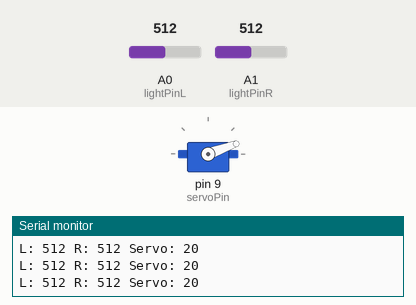
The sketch below on a simulated Arduino Uno, built with avr-gcc and run on an emulated ATmega328P. On the bench: servo, the last lines printed to the serial monitor. The inputs (shaded band) are chosen by the test bench; at power-on: A1 (lightPinR) = 512, A0 (lightPinL) = 512.

Above: at 1.7 s.
1.8 s: A1 (lightPinR) set to 537
At 2.58 s:
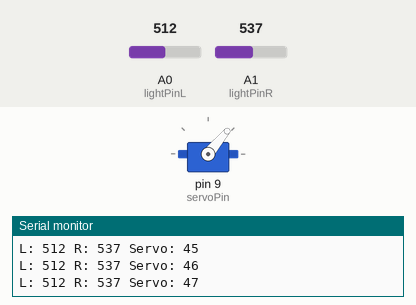
4.8 s: A0 (lightPinL) set to 536
At 5.7 s:
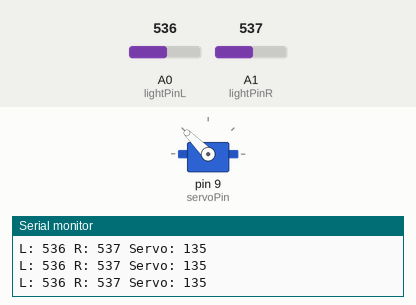
7.8 s: A0 (lightPinL) set to 10
At 9.3 s:
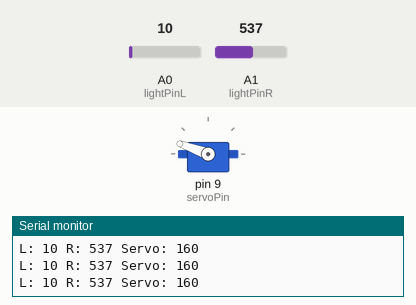
9.9 s: A1 (lightPinR) set to 985
11.4 s: A1 (lightPinR) set to 1014
Timing chart, 0 to 14.4 s (numbered marks = the images above; inputs shaded):
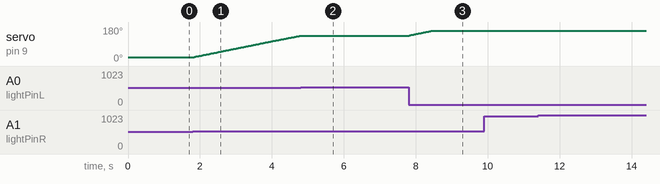

Measured:
- the behaviour switches between 522 and 523 on A1 (lightPinR) (found by bisection; images 0 and 1)
- the behaviour switches between 526 and 527 on A0 (lightPinL) (found by bisection; images 1 and 2)
- after the input at 1.8 s, servo on pin 9 (servoPin): moves from 20° to 134° over 3.0 s, starting at once
- after the input at 4.8 s, servo on pin 9 (servoPin): goes on until 4.8 s, then stays 135°
- after the input at 7.8 s, servo on pin 9 (servoPin): moves from 135° to 160° over 0.62 s, starting at once

The sketch:

SolarTracker.ino
```cpp
#include <Servo.h>

const int servoPin = 9;
Servo myServo;
int servov = 20;
const int servovLimitHigh = 160;
const int servovLimitLow = 20;

const int lightPinL = A0;
const int lightPinR = A1;
const int threshold = 10; // tolleranza per evitare micro-oscillazioni

void setup() {
  myServo.attach(servoPin);
  myServo.write(servov);
  Serial.begin(9600);
  delay(500);
}

void loop() {
  int lightValL = analogRead(lightPinL);
  int lightValR = analogRead(lightPinR);
  int diff = lightValL - lightValR;

  Serial.print("L: "); Serial.print(lightValL);
  Serial.print(" R: "); Serial.print(lightValR);
  Serial.print(" Servo: "); Serial.println(servov);

  if (diff > threshold) {          // più luce a sinistra → ruota a sinistra
    if (servov > servovLimitLow) {
      servov--;
      myServo.write(servov);
    }
  } else if (diff < -threshold) {  // più luce a destra → ruota a destra
    if (servov < servovLimitHigh) {
      servov++;
      myServo.write(servov);
    }
  }
  // se diff è dentro la tolleranza → fermo

  delay(15);
}
```
